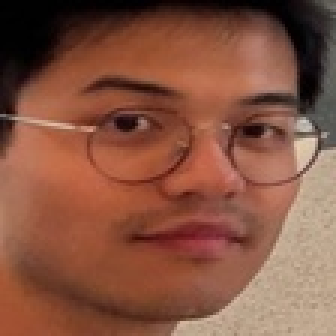
#> input picture software/src/test_image_my_new/dan_1.jpg, 112 x 112 px (shown 3 times larger); its folder holds only this picture in this run
$ python eval_rtl_similarity.py
#> lines starting #> are read from the running program, lines starting #| are printed output that depends on the picture
#!/usr/bin/env python3
"""
eval_rtl_similarity.py
Similarity matrix across a folder of face images.
  - C fixed model: all images (fast)
  - RTL v1 simulation: N images per person (slow, ~5 min each)
  - RTL v2 simulation: N images per person (slow, ~5 min each)

Naming convention: {person}_{idx}.jpg  (e.g. dan_1.jpg, wil_3.jpg)

Run from project root:

  # C model only (fastest):
  python3 software/eval/eval_rtl_similarity.py --dir software/src/test_image_my_new --no-rtl

  # C model all + RTL v1 for 1 image per person (default):
  python3 software/eval/eval_rtl_similarity.py --dir software/src/test_image_my_new

  # C model all + RTL v1 + RTL v2 for 1 image per person:
  python3 software/eval/eval_rtl_similarity.py --dir software/src/test_image_my_new --v2-per-person 1

  # Save embeddings to cache after running:
  python3 software/eval/eval_rtl_similarity.py --dir software/src/test_image_my_new --save-cache

  # Skip re-running, load from cache:
  python3 software/eval/eval_rtl_similarity.py --dir software/src/test_image_my_new --load-cache
"""

import argparse
import json
import os
import subprocess
import sys
import numpy as np
from pathlib import Path
from PIL import Image

# ── Paths ──────────────────────────────────────────────────────────────────────
PROJECT_ROOT = os.path.abspath(os.path.dirname(__file__) + "/../..")
SIM_DIR      = os.path.join(PROJECT_ROOT, "hardware/frontend/sim")
SIM2_DIR     = os.path.join(PROJECT_ROOT, "hardware/frontend/sim2")
GOLDEN_DIR   = os.path.join(PROJECT_ROOT, "software/golden")
HEX_DIR      = os.path.join(SIM_DIR,  "hex")
HEX2_DIR     = os.path.join(SIM2_DIR, "hex")
C_FIXED_EXE  = os.path.join(PROJECT_ROOT, "software/c_model_fixed/c_inference_model_fixed")
CACHE_FILE   = os.path.join(PROJECT_ROOT, "software/embedding_cache.json")
B1           = 0x54000   # L49 linear1 output offset in SRAM


# ── Image preprocessing ────────────────────────────────────────────────────────
def preprocess(image_path):
    """Load face image → (1,3,112,96) float32 normalized."""
    img = Image.open(image_path).convert("RGB").resize((96, 112))
    arr = (np.array(img, dtype=np.float32) - 127.5) / 128.0
    return arr.transpose(2, 0, 1)[np.newaxis]


# ── C fixed model ──────────────────────────────────────────────────────────────
def run_c_fixed(image_path):
    inp = preprocess(image_path)
    q10 = np.clip(np.round(inp * 1024), -32768, 32767).astype(np.int16)
    tmp_in, tmp_out = "/tmp/_erf_in.txt", "/tmp/_erf_out.txt"
    np.savetxt(tmp_in, q10.flatten(), fmt="%d")
    r = subprocess.run([C_FIXED_EXE, tmp_in, tmp_out],
                       cwd=os.path.dirname(C_FIXED_EXE),
                       stdout=subprocess.PIPE, stderr=subprocess.PIPE)
    if r.returncode != 0:
        raise RuntimeError(f"[CFixed] crash:\n{r.stderr.decode()}")
    return np.loadtxt(tmp_out, dtype=np.int16)


# ── RTL simulation engine ──────────────────────────────────────────────────────
def hex_to_int16(h):
    v = int(h, 16)
    return v - 0x10000 if v >= 0x8000 else v


# [84 lines left out: functions run_rtl, run_rtl_v2, load_cache, save_cache, not called in this run]


# ── Display ────────────────────────────────────────────────────────────────────
GREEN, RED, RESET = "\033[32m", "\033[31m", "\033[0m"


# [81 lines left out: functions colored, print_matrix, print_stats, print_rtl_vs_c, cosine, build_sim_matrix, not called in this run]


def main():
    ap = argparse.ArgumentParser(description="RTL + C model similarity matrix on a photo folder")
    ap.add_argument("--dir", default="software/src/test_image_my_new",
                    help="folder of face images (default: test_image_my_new)")
    ap.add_argument("--no-rtl", action="store_true",
                    help="skip RTL simulation, C model only")
    ap.add_argument("--rtl-per-person", type=int, default=1,
                    help="RTL v1 runs per person (default 1, ~5 min each)")
    ap.add_argument("--v2-per-person", type=int, default=0,
                    help="RTL v2 runs per person (default 0 = skip, ~5 min each)")
    ap.add_argument("--load-cache", action="store_true",
                    help="load cached embeddings (skip re-running)")
    ap.add_argument("--save-cache", action="store_true",
                    help="save embeddings to cache after running")
    args = ap.parse_args()

    img_dir = os.path.abspath(args.dir)
    images = sorted(str(p) for p in Path(img_dir).glob("*.jpg"))
    images += sorted(str(p) for p in Path(img_dir).glob("*.png"))
    if not images:
        sys.exit(f"No images found in {img_dir}")

    names   = [os.path.basename(p) for p in images]
    stems   = [Path(p).stem for p in images]
    persons = [s.rsplit("_", 1)[0] for s in stems]
    unique_persons = sorted(set(persons))

    print(f"Images : {len(images)}")
    print(f"People : {unique_persons}")
    if not args.no_rtl:
        total_rtl = len(unique_persons) * args.rtl_per_person
        print(f"RTL    : {args.rtl_per_person}/person × {len(unique_persons)} people "
              f"= {total_rtl} runs (~{total_rtl*5} min)\n")
    else:
        print()

    # Decide which images get RTL
    rtl_targets = set()
    if not args.no_rtl:
        for p in unique_persons:
            person_imgs = [images[i] for i, x in enumerate(persons) if x == p]
            for img in person_imgs[:args.rtl_per_person]:
                rtl_targets.add(img)

    cache = load_cache() if args.load_cache else {}

    # Ensure all keys exist
    for img in images:
        k = os.path.basename(img)
        if k not in cache:
            cache[k] = {"c": None, "rtl": None, "rtl_v2": None}
        elif "rtl_v2" not in cache[k]:
            cache[k]["rtl_v2"] = None

    # ── C model ──
    print("── C Fixed Model ──────────────────────────────")
    for i, img in enumerate(images):
        k = os.path.basename(img)
        if cache[k]["c"] is None:
            print(f"  [{i+1:2d}/{len(images)}] {k}")
            cache[k]["c"] = run_c_fixed(img)
#> in preprocess, `img = Image.open(image_path).convert("RGB").resize((96, 112))`:
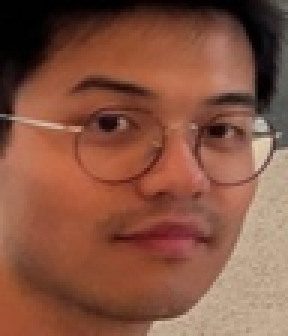
#> img: PIL image 96x112 RGB (shown 3 times larger); mean R, G, B 134.3, 84.3, 65.4
        else:
            print(f"  [{i+1:2d}/{len(images)}] {k}  (cached)")

    # ── RTL v1 ──
    if rtl_targets:
        print(f"\n── RTL v1 Simulation ({len(rtl_targets)} images) ─────────────────")
        for img in sorted(rtl_targets):
            k = os.path.basename(img)
            if cache[k]["rtl"] is None:
                cache[k]["rtl"] = run_rtl(img)
            else:
                print(f"  {k}  (cached)")

    # ── RTL v2 ──
    v2_targets = set()
    if args.v2_per_person > 0:
        for p in unique_persons:
            person_imgs = [images[i] for i, x in enumerate(persons) if x == p]
            for img in person_imgs[:args.v2_per_person]:
                v2_targets.add(img)

    if v2_targets:
        print(f"\n── RTL v2 Simulation ({len(v2_targets)} images) ─────────────────")
        for img in sorted(v2_targets):
            k = os.path.basename(img)
            if cache[k]["rtl_v2"] is None:
                cache[k]["rtl_v2"] = run_rtl_v2(img)
            else:
                print(f"  {k}  (cached)")

    if args.save_cache or args.load_cache:
        save_cache(cache)

    # ── C model matrix ──
    sim_c = build_sim_matrix(images, cache, "c")
    print_matrix("C Fixed Model — Cosine Similarity", names, persons, sim_c)
    print_stats("C Fixed", names, persons, sim_c)

    # ── RTL v1 matrix (if any) ──
    rtl_done = [img for img in images
                if cache[os.path.basename(img)].get("rtl") is not None]
    if rtl_done:
        sim_rtl = build_sim_matrix(images, cache, "rtl")
        print_matrix("RTL v1 Simulation — Cosine Similarity", names, persons, sim_rtl)
        print_stats("RTL v1", names, persons, sim_rtl)
        print_rtl_vs_c(names, images, cache)

    # ── RTL v2 matrix (if any) ──
    v2_done = [img for img in images
               if cache[os.path.basename(img)].get("rtl_v2") is not None]
    sim_rtl_v2 = None
    if v2_done:
        sim_rtl_v2 = build_sim_matrix(images, cache, "rtl_v2")
        print_matrix("RTL v2 Simulation — Cosine Similarity", names, persons, sim_rtl_v2)
        print_stats("RTL v2", names, persons, sim_rtl_v2)

        # RTL v2 vs C comparison
        print(f"\n{'RTL v2 vs C Model — Embedding Exact Match':=^70}")
        print(f"{'Image':<26} {'Match':>9} {'MaxDiff':>9} {'MeanAbsErr':>12}")
        print("-" * 60)
        for img in v2_done:
            k = os.path.basename(img)
            c_emb, v2_emb = cache[k]["c"], cache[k]["rtl_v2"]
            diffs = np.abs(c_emb.astype(np.int32) - v2_emb.astype(np.int32))
            print(f"{k:<26} {int(np.sum(diffs==0)):>6}/128 "
                  f"{int(np.max(diffs)):>9} {np.mean(diffs):>12.4f}")
        print("=" * 70)

    # ── Summary comparison ──
    if rtl_done or v2_done:
        all_intra_c = [sim_c[i][j] for i in range(len(images))
                       for j in range(len(images))
                       if i != j and persons[i] == persons[j]]
        all_inter_c = [sim_c[i][j] for i in range(len(images))
                       for j in range(len(images)) if persons[i] != persons[j]]

        has_rtl = bool(rtl_done)
        has_v2  = bool(v2_done)
        col_w   = 12
        header  = f"{'':20} {'C Fixed':>{col_w}}"
        if has_rtl: header += f" {'RTL v1':>{col_w}}"
        if has_v2:  header += f" {'RTL v2':>{col_w}}"
        sep = "=" * (20 + col_w * (1 + has_rtl + has_v2) + 2 * (1 + has_rtl + has_v2))

        print(f"\n{sep}\n{'Summary Comparison':^{len(sep)}}\n{sep}")
        print(header)
        print("-" * len(sep))

        # [13 lines left out: functions _intra, _inter, not called in this run]

        intra_c = _intra(sim_c, "c"); inter_c = _inter(sim_c, "c")
        row_intra = f"{'Intra avg':<20} {np.mean(intra_c):>{col_w}.4f}"
        row_inter = f"{'Inter avg':<20} {np.mean(inter_c):>{col_w}.4f}"
        row_gap   = f"{'Gap':<20} {np.mean(intra_c)-np.mean(inter_c):>+{col_w}.4f}"

        if has_rtl:
            ia = _intra(sim_rtl, "rtl"); ie = _inter(sim_rtl, "rtl")
            if ia:
                row_intra += f" {np.mean(ia):>{col_w}.4f}"
                row_inter += f" {np.mean(ie):>{col_w}.4f}"
                row_gap   += f" {np.mean(ia)-np.mean(ie):>+{col_w}.4f}"
        if has_v2:
            ia2 = _intra(sim_rtl_v2, "rtl_v2"); ie2 = _inter(sim_rtl_v2, "rtl_v2")
            if ia2:
                row_intra += f" {np.mean(ia2):>{col_w}.4f}"
                row_inter += f" {np.mean(ie2):>{col_w}.4f}"
                row_gap   += f" {np.mean(ia2)-np.mean(ie2):>+{col_w}.4f}"

        print(row_intra); print(row_inter); print(row_gap)
        print(sep)


if __name__ == "__main__":
    main()
#> (the call stopped at in run_c_fixed, `r = subprocess.run([C_FIXED_EXE, tmp_in, tmp_out], cwd=os.path.dirname..`: subprocess is not available in this run)

$ run again, on software/src/test_image_my_new/elon_2.jpg
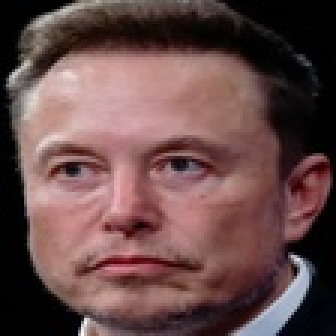
#> input picture software/src/test_image_my_new/elon_2.jpg, 112 x 112 px (shown 3 times larger)
#> in preprocess, `img = Image.open(image_path).convert("RGB").resize((96, 112))`:
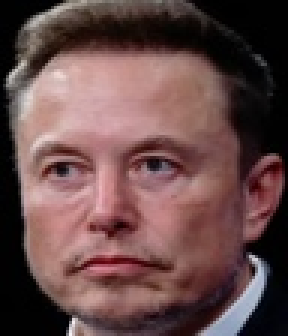
#> img: PIL image 96x112 RGB (shown 3 times larger); mean R, G, B 103, 74.4, 73.5

$ run again, on software/src/test_image_my_new/elon_3.jpg
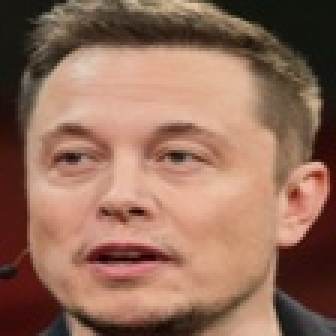
#> input picture software/src/test_image_my_new/elon_3.jpg, 112 x 112 px (shown 3 times larger)
#> in preprocess, `img = Image.open(image_path).convert("RGB").resize((96, 112))`:
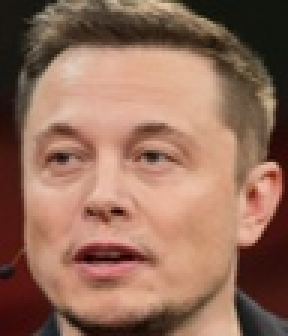
#> img: PIL image 96x112 RGB (shown 3 times larger); mean R, G, B 146.9, 108.5, 90.2

$ run again, on software/src/test_image_my_new/elon_4.jpg
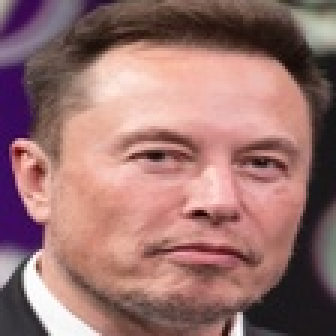
#> input picture software/src/test_image_my_new/elon_4.jpg, 112 x 112 px (shown 3 times larger)
#> in preprocess, `img = Image.open(image_path).convert("RGB").resize((96, 112))`:
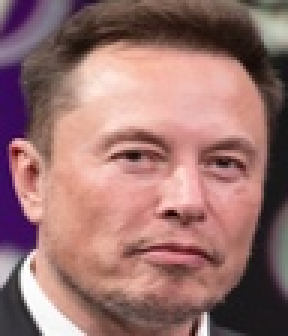
#> img: PIL image 96x112 RGB (shown 3 times larger); mean R, G, B 153.3, 113.2, 110.5

$ run again, on software/src/test_image_my_new/dan_2.jpg
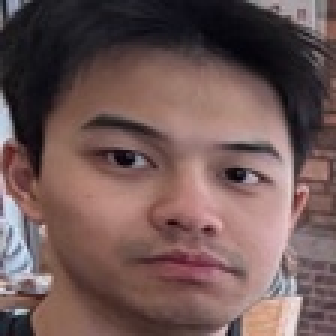
#> input picture software/src/test_image_my_new/dan_2.jpg, 112 x 112 px (shown 3 times larger)
#> in preprocess, `img = Image.open(image_path).convert("RGB").resize((96, 112))`:
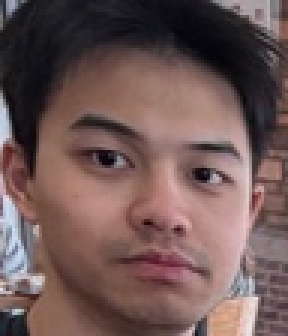
#> img: PIL image 96x112 RGB (shown 3 times larger); mean R, G, B 111.7, 87.5, 85.6
